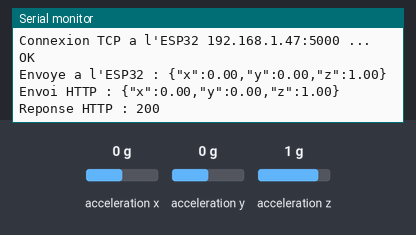
Recording of a sketch running on a simulated Arduino Nano 33 IoT. Shown: the last lines printed to the serial monitor. Inputs (shaded band) come from the test bench; at power-on: acceleration x 0 g, acceleration y 0 g, acceleration z 1 g. WiFi joins after 1.5 s; servers stay silent unless stated; uploads are accepted with an empty reply.

Above: at 4.2 s.
4.3 s: acceleration x set to -1.4 g
At 5.36 s:
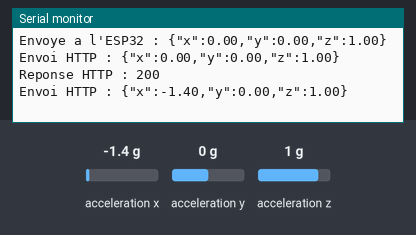
7.0 s: acceleration y set to -1.4 g
At 9.0 s:
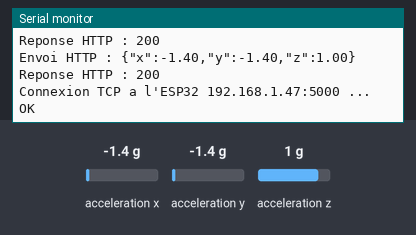
13.0 s: acceleration z set to -1.4 g
At 14.7 s:
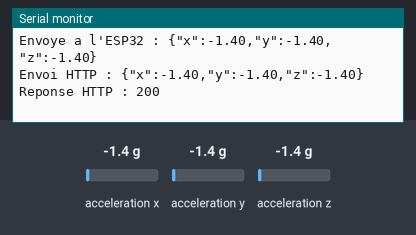

The sketch:

nano33_accelerometer_http.ino
```cpp
/*
 * Lab 1 - Arduino Nano 33 IoT : accelerometre
 *   - HTTP POST -> serveur Node.js (port 3000)              [partie principale]
 *   - client TCP -> ESP32 (port 5000)                       [bonus : chatting]
 * Carte : Arduino NANO 33 IoT
 */

#include <WiFiNINA.h>
#include <ArduinoHttpClient.h>
#include <Arduino_LSM6DS3.h>

const char* WIFI_SSID = "Freebox-0961B1";
const char* WIFI_PASS = "4vnhzq5wxtqmz3xdqd6d76";
const char* SERVER_IP = "192.168.1.186";

const int SERVER_PORT = 3000;
const char* ENDPOINT  = "/api/arduino-data";

// Bonus : IP fixe de l'ESP32 (doit correspondre a STATIC_IP du sketch ESP32,
// ou a l'IP affichee sur son moniteur serie si le DHCP est utilise)
const char* ESP32_IP = "192.168.1.47";
const int ESP32_PORT = 5000;
const unsigned long PEER_RETRY_MS = 5000;

const unsigned long SEND_INTERVAL_MS = 2000;  // une mesure toutes les 2 s

WiFiClient wifi;                        // utilise par le client HTTP
HttpClient http(wifi, SERVER_IP, SERVER_PORT);
WiFiClient peer;                        // connexion TCP vers l'ESP32
String peerBuf = "";
unsigned long lastSend = 0;
unsigned long lastPeerAttempt = 0;

void connectWiFi() {
  Serial.print("Connexion au WiFi ");
  Serial.println(WIFI_SSID);
  while (WiFi.begin(WIFI_SSID, WIFI_PASS) != WL_CONNECTED) {
    Serial.print(".");
    delay(2000);
  }
  Serial.println();
  Serial.print("Connecte, IP Nano : ");
  Serial.println(WiFi.localIP());
}

// ---- Bonus : client TCP vers l'ESP32 ----

void ensurePeer() {
  if (peer.connected()) return;
  if (millis() - lastPeerAttempt < PEER_RETRY_MS) return;  // pas de spam
  lastPeerAttempt = millis();

  peer.stop();
  Serial.print("Connexion TCP a l'ESP32 ");
  Serial.print(ESP32_IP);
  Serial.print(":");
  Serial.print(ESP32_PORT);
  Serial.print(" ... ");
  if (peer.connect(ESP32_IP, ESP32_PORT)) {
    Serial.println("OK");
    peerBuf = "";
  } else {
    Serial.println("echec");
  }
}

// Lit les lignes envoyees par l'ESP32 ({"temperature":..,"humidity":..}\n)
void readPeer() {
  while (peer.available()) {
    char c = (char)peer.read();
    if (c == '\n') {
      Serial.print("[ESP32] Temp/Hum recues : ");
      Serial.println(peerBuf);
      peerBuf = "";
    } else if (c != '\r') {
      peerBuf += c;
    }
  }
}

void setup() {
  Serial.begin(115200);
  delay(1500);  // laisse le temps d'ouvrir le moniteur serie (pas de while(!Serial) : la carte doit marcher sans PC)

  if (!IMU.begin()) {
    Serial.println("Echec de l'initialisation de l'IMU (LSM6DS3) !");
    while (true) { delay(1000); }
  }
  Serial.print("Frequence d'echantillonnage de l'accelerometre : ");
  Serial.print(IMU.accelerationSampleRate());
  Serial.println(" Hz");

  connectWiFi();
  lastPeerAttempt = millis() - PEER_RETRY_MS;  // premiere tentative immediate
}

void loop() {
  if (WiFi.status() != WL_CONNECTED) {
    connectWiFi();
  }

  // Bonus : maintenir la connexion vers l'ESP32 et lire ses messages
  ensurePeer();
  readPeer();

  if (millis() - lastSend < SEND_INTERVAL_MS) return;

  float x, y, z;
  if (!IMU.accelerationAvailable()) return;
  IMU.readAcceleration(x, y, z);  // en g
  lastSend = millis();

  // Corps JSON : {"x":0.01,"y":-0.02,"z":1.00}
  String body = "{\"x\":" + String(x, 2) +
                ",\"y\":" + String(y, 2) +
                ",\"z\":" + String(z, 2) + "}";

  // 1) vers l'ESP32 en TCP (une ligne par message)
  if (peer.connected()) {
    peer.print(body + "\n");
    Serial.print("Envoye a l'ESP32 : ");
    Serial.println(body);
  }

  // 2) vers Node.js en HTTP
  Serial.print("Envoi HTTP : ");
  Serial.println(body);

  http.post(ENDPOINT, "application/json", body);

  int status = http.responseStatusCode();
  String response = http.responseBody();  // lit la reponse pour liberer la connexion

  Serial.print("Reponse HTTP : ");
  Serial.print(status);
  Serial.print(" ");
  Serial.println(response);
}
```

Measured:
- after the input at 4.3 s, the serial monitor: prints a new line after 0.91 s (image 1)
- after the input at 7.0 s, the serial monitor: prints a new line after 0.21 s (image 2)
- after the input at 13.0 s, the serial monitor: prints a new line after 0.21 s (image 3)
